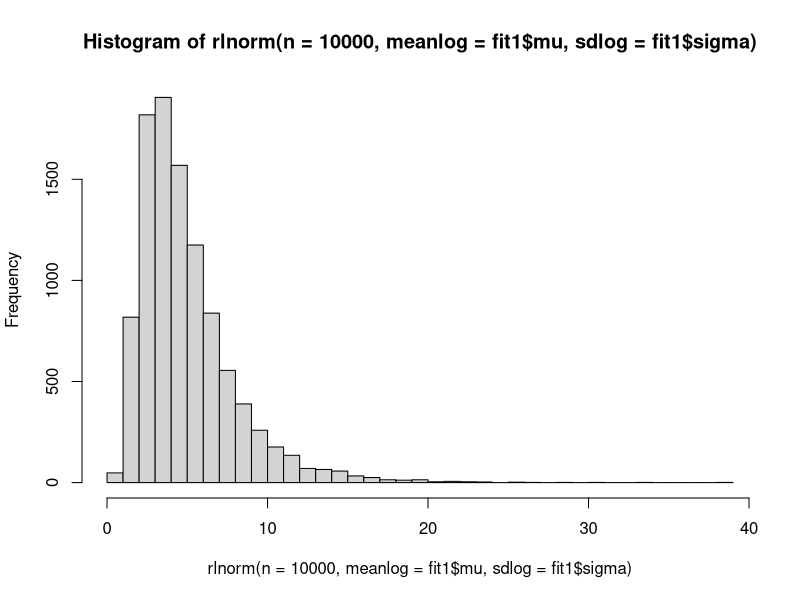
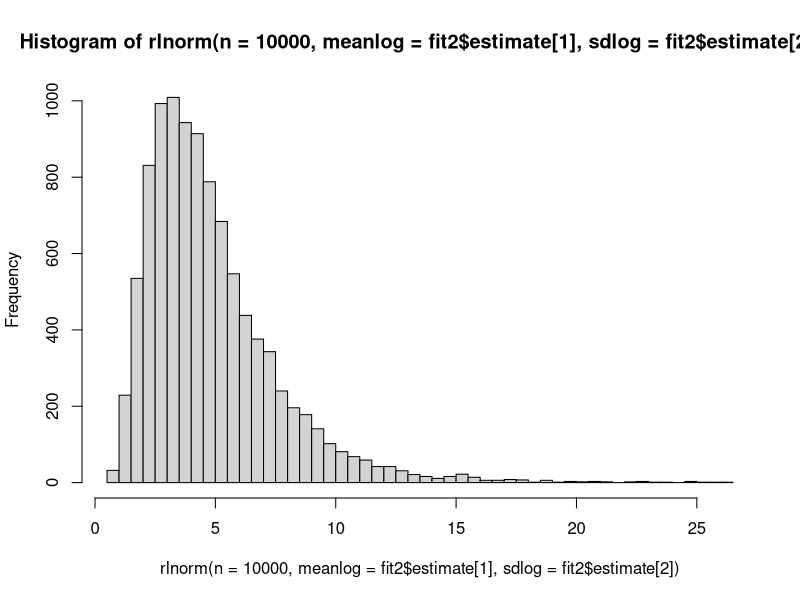
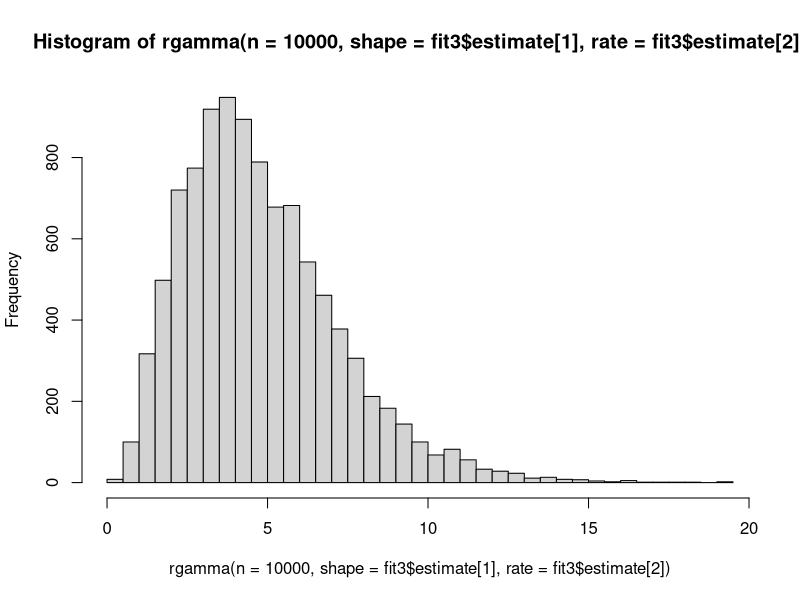
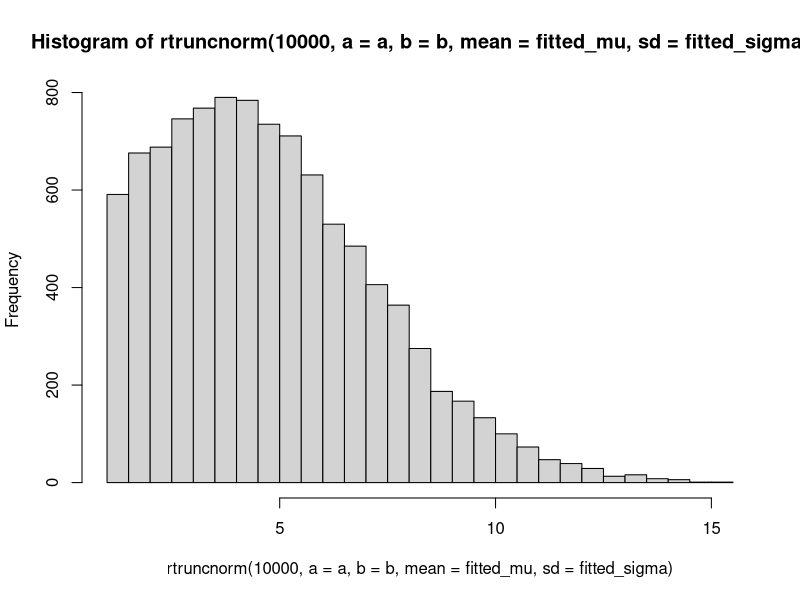

R code for these plots, in order:
# Method 1: Using basic R functions
fit_lognormal <- function(data) {
  # Ensure all values are positive
  if (any(data <= 0)) {
    stop("All values must be positive for a lognormal distribution.")
  }
  
  # Take the logarithm of the data
  log_data <- log(data)
  
  # The MLE for mu and sigma are the mean and standard deviation of the log-transformed data
  mu_hat <- mean(log_data)
  sigma_hat <- sd(log_data)
  
  return(list(mu = mu_hat, sigma = sigma_hat))
}

# Example usage:
data_vector <- c(6, 4.8, 5.2, 7.1, 11, 4.1, 2.38, 3.59, 3.23, 4.21, 1.35)
fit1 <- fit_lognormal(data_vector)
print(fit1)
hist(rlnorm(n = 10000, meanlog = fit1$mu, sdlog = fit1$sigma), breaks = 40)

dlnorm(10, meanlog = fit1$mu, sdlog = fit1$sigma, log = TRUE)
dlnorm(18, meanlog = fit1$mu, sdlog = fit1$sigma, log = TRUE)

# ---------------------------------------------------

# Method 2: Using the MASS package's fitdistr function
# Uncomment the following lines if you want to use this method.
# install.packages("MASS")  # Uncomment if MASS is not already installed
library(MASS)

# MASS's fitdistr returns estimates for "meanlog" and "sdlog"
fit2 <- fitdistr(data_vector, densfun = "lognormal")
print(fit2)
hist(rlnorm(n = 10000, meanlog = fit2$estimate[1], sdlog = fit2$estimate[2]), breaks = 40)
dlnorm(10, meanlog = fit2$estimate[1], sdlog = fit2$estimate[2], log = TRUE)
dlnorm(18, meanlog = fit2$estimate[1], sdlog = fit2$estimate[2], log = TRUE)

# MASS's fitdistr returns estimates for "meanlog" and "sdlog"
fit3 <- fitdistr(data_vector, densfun = "gamma")
print(fit3)
hist(rgamma(n = 10000, shape = fit3$estimate[1], rate = fit3$estimate[2]), breaks = 40)
dgamma(10, shape = fit3$estimate[1], rate = fit3$estimate[2], log = TRUE)
dgamma(18, shape = fit3$estimate[1], rate = fit3$estimate[2], log = TRUE)

# Install and load the required package
# install.packages("truncnorm")  # Uncomment if not already installed
library(truncnorm)

# Negative log-likelihood function for the truncated normal distribution
neg_log_lik <- function(params, data, a, b) {
  mu <- params[1]
  sigma <- params[2]
  # Ensure sigma is positive
  if (sigma <= 0) return(Inf)
  
  # dtruncnorm gives the density of the truncated normal distribution
  # We sum the negative log densities for all observations
  -sum(log(dtruncnorm(data, a = a, b = b, mean = mu, sd = sigma)))
}

# Example data: replace this vector with your actual data
data_vector <- c(6, 4.8, 5.2, 7.1, 11, 4.1, 2.38, 3.59, 3.23, 4.21, 1.35)

# Specify truncation bounds (for example, only values between 0 and 5)
a <- 1
b <- 18

# Provide initial estimates for mu and sigma based on the data
init_mu <- mean(data_vector)
init_sigma <- sd(data_vector)
init_params <- c(init_mu, init_sigma)

# Use optim to minimize the negative log-likelihood
fit <- optim(
  par = init_params,
  fn = neg_log_lik,
  data = data_vector,
  a = a,
  b = b,
  method = "L-BFGS-B",
  lower = c(-Inf, 1e-6)  # sigma must be positive
)

# Extract the fitted parameters
fitted_mu <- fit$par[1]
fitted_sigma <- fit$par[2]

cat("Fitted truncated normal parameters:\n")
cat("mu =", fitted_mu, "\n")
cat("sigma =", fitted_sigma, "\n")

hist(rtruncnorm(10000, a = a, b = b, mean = fitted_mu, sd = fitted_sigma), breaks = 40)
log(dtruncnorm(10, a = a, b = b, mean = fitted_mu, sd = fitted_sigma))
log(dtruncnorm(16, a = a, b = b, mean = fitted_mu, sd = fitted_sigma))
